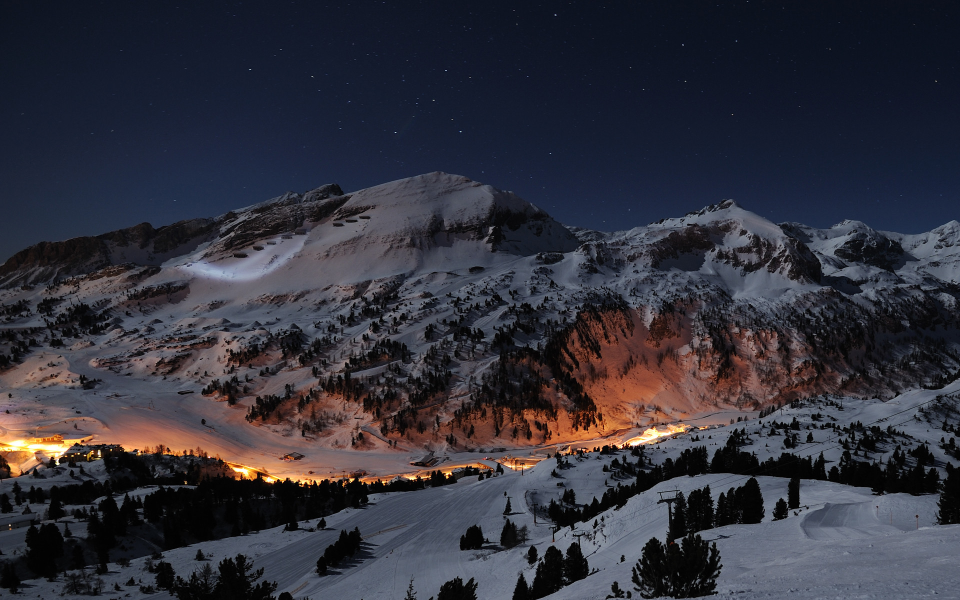
#> input picture Pengurangan1.jpg, 1920 x 1200 px (shown at 1/2 size)
$ python Pengurangan.py
#> lines starting #> are read from the running program, lines starting #| are printed output that depends on the picture
import cv2
import numpy as np

img1 = cv2.imread('Pengurangan1.jpg')
#> img1 is the input picture: shape (1200, 1920, 3); mean B, G, R 59.8, 49.7, 50.2
img1 = cv2.resize(img1, (800, 325 ))
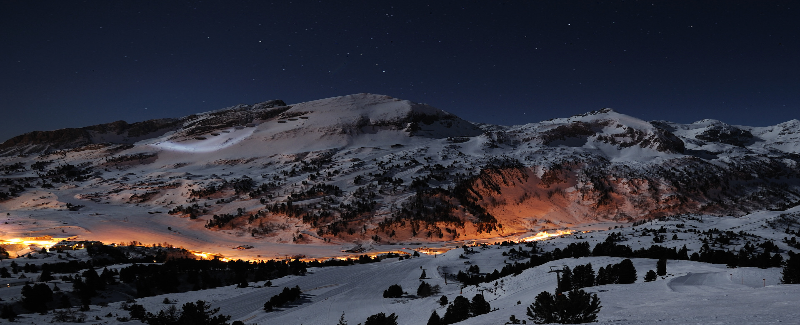
#> img1: shape (325, 800, 3); mean B, G, R 59.7, 49.6, 50
img2 = cv2.imread('Pengurangan2.jpg')
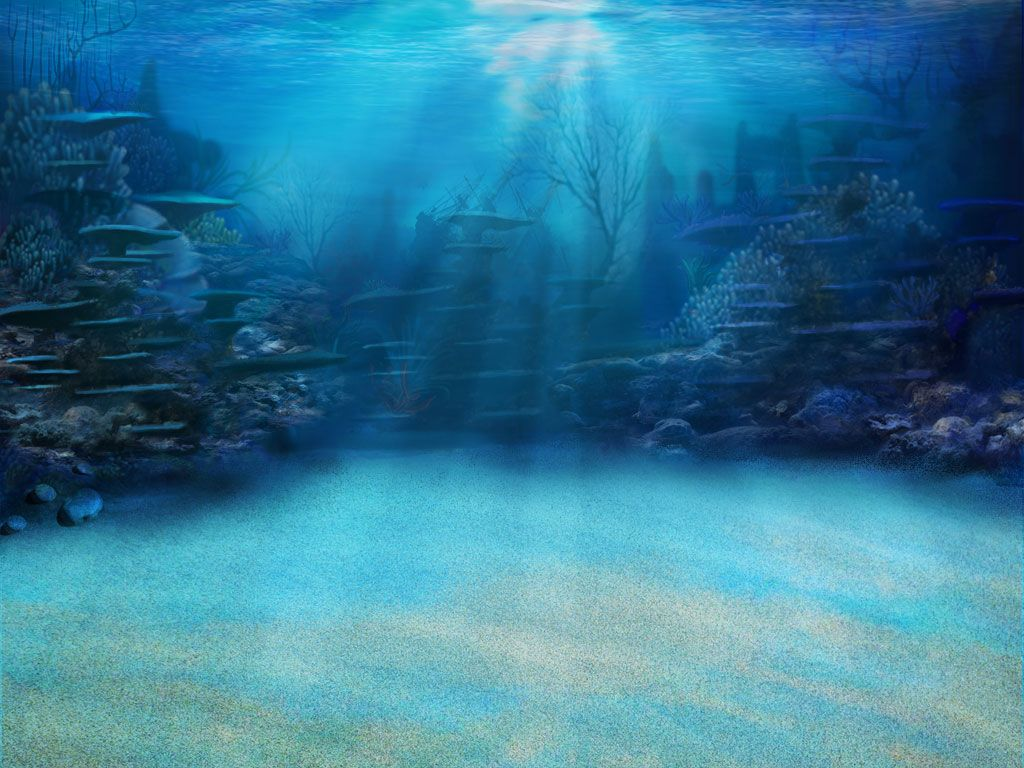
#> input picture Pengurangan2.jpg, 1024 x 768 px
#> img2 is the input picture: shape (768, 1024, 3); mean B, G, R 151.2, 122.5, 51.7
img2 = cv2.resize(img2, (800, 325 ))
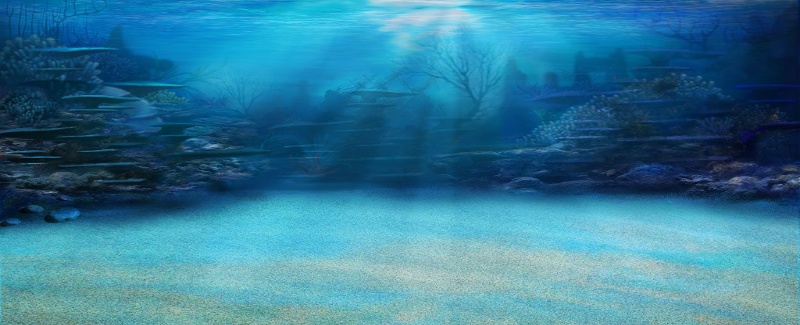
#> img2: shape (325, 800, 3); mean B, G, R 151.1, 122.4, 51.6

sub_img = np.subtract(img1, img2)
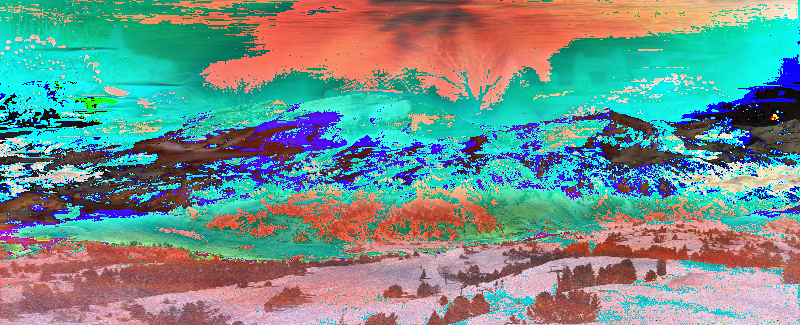
#> sub_img: shape (325, 800, 3); mean B, G, R 140.5, 144.6, 114

cv2.imshow("Image 1", img1)
cv2.imshow("Image 2", img2)
cv2.imshow("Subtracted Image", sub_img)

cv2.waitKey(0)
cv2.destroyAllWindows()
